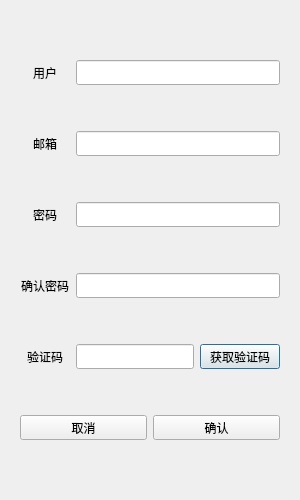
<?xml version="1.0" encoding="UTF-8"?>
<ui version="4.0">
 <class>RegisterDialog</class>
 <widget class="QDialog" name="RegisterDialog">
  <property name="geometry">
   <rect>
    <x>0</x>
    <y>0</y>
    <width>300</width>
    <height>500</height>
   </rect>
  </property>
  <property name="minimumSize">
   <size>
    <width>300</width>
    <height>500</height>
   </size>
  </property>
  <property name="maximumSize">
   <size>
    <width>300</width>
    <height>500</height>
   </size>
  </property>
  <property name="windowTitle">
   <string>Dialog</string>
  </property>
  <layout class="QVBoxLayout" name="verticalLayout_2">
   <item>
    <layout class="QVBoxLayout" name="verticalLayout">
     <item>
      <widget class="QStackedWidget" name="stackedWidget">
       <widget class="QWidget" name="page">
        <layout class="QVBoxLayout" name="verticalLayout_3">
         <item>
          <layout class="QHBoxLayout" name="horizontalLayout">
           <item>
            <widget class="QLabel" name="user_label">
             <property name="minimumSize">
              <size>
               <width>50</width>
               <height>25</height>
              </size>
             </property>
             <property name="maximumSize">
              <size>
               <width>50</width>
               <height>25</height>
              </size>
             </property>
             <property name="text">
              <string>用户</string>
             </property>
             <property name="alignment">
              <set>Qt::AlignCenter</set>
             </property>
            </widget>
           </item>
           <item>
            <widget class="QLineEdit" name="user_edit">
             <property name="minimumSize">
              <size>
               <width>0</width>
               <height>25</height>
              </size>
             </property>
             <property name="maximumSize">
              <size>
               <width>16777215</width>
               <height>25</height>
              </size>
             </property>
            </widget>
           </item>
          </layout>
         </item>
         <item>
          <layout class="QHBoxLayout" name="horizontalLayout_2">
           <item>
            <widget class="QLabel" name="email_label">
             <property name="minimumSize">
              <size>
               <width>50</width>
               <height>25</height>
              </size>
             </property>
             <property name="maximumSize">
              <size>
               <width>50</width>
               <height>25</height>
              </size>
             </property>
             <property name="text">
              <string>邮箱</string>
             </property>
             <property name="alignment">
              <set>Qt::AlignCenter</set>
             </property>
            </widget>
           </item>
           <item>
            <widget class="QLineEdit" name="email_edit">
             <property name="minimumSize">
              <size>
               <width>0</width>
               <height>25</height>
              </size>
             </property>
             <property name="maximumSize">
              <size>
               <width>16777215</width>
               <height>25</height>
              </size>
             </property>
            </widget>
           </item>
          </layout>
         </item>
         <item>
          <layout class="QHBoxLayout" name="horizontalLayout_3">
           <item>
            <widget class="QLabel" name="password_label">
             <property name="minimumSize">
              <size>
               <width>50</width>
               <height>25</height>
              </size>
             </property>
             <property name="maximumSize">
              <size>
               <width>50</width>
               <height>25</height>
              </size>
             </property>
             <property name="text">
              <string>密码</string>
             </property>
             <property name="textFormat">
              <enum>Qt::PlainText</enum>
             </property>
             <property name="alignment">
              <set>Qt::AlignCenter</set>
             </property>
            </widget>
           </item>
           <item>
            <widget class="QLineEdit" name="password_edit">
             <property name="minimumSize">
              <size>
               <width>0</width>
               <height>25</height>
              </size>
             </property>
             <property name="maximumSize">
              <size>
               <width>16777215</width>
               <height>25</height>
              </size>
             </property>
            </widget>
           </item>
          </layout>
         </item>
         <item>
          <layout class="QHBoxLayout" name="horizontalLayout_5">
           <item>
            <widget class="QLabel" name="confirm_label">
             <property name="minimumSize">
              <size>
               <width>50</width>
               <height>25</height>
              </size>
             </property>
             <property name="maximumSize">
              <size>
               <width>50</width>
               <height>25</height>
              </size>
             </property>
             <property name="text">
              <string>确认密码</string>
             </property>
             <property name="alignment">
              <set>Qt::AlignCenter</set>
             </property>
            </widget>
           </item>
           <item>
            <widget class="QLineEdit" name="confirm_edit">
             <property name="minimumSize">
              <size>
               <width>0</width>
               <height>25</height>
              </size>
             </property>
             <property name="maximumSize">
              <size>
               <width>16777215</width>
               <height>25</height>
              </size>
             </property>
            </widget>
           </item>
          </layout>
         </item>
         <item>
          <layout class="QHBoxLayout" name="horizontalLayout_6">
           <item>
            <widget class="QLabel" name="verify_label">
             <property name="minimumSize">
              <size>
               <width>50</width>
               <height>25</height>
              </size>
             </property>
             <property name="maximumSize">
              <size>
               <width>50</width>
               <height>25</height>
              </size>
             </property>
             <property name="text">
              <string>验证码</string>
             </property>
             <property name="alignment">
              <set>Qt::AlignCenter</set>
             </property>
            </widget>
           </item>
           <item>
            <widget class="QLineEdit" name="verify_edit">
             <property name="minimumSize">
              <size>
               <width>0</width>
               <height>25</height>
              </size>
             </property>
             <property name="maximumSize">
              <size>
               <width>16777215</width>
               <height>25</height>
              </size>
             </property>
            </widget>
           </item>
           <item>
            <widget class="QPushButton" name="get_code_btn">
             <property name="minimumSize">
              <size>
               <width>0</width>
               <height>25</height>
              </size>
             </property>
             <property name="maximumSize">
              <size>
               <width>16777215</width>
               <height>25</height>
              </size>
             </property>
             <property name="text">
              <string>获取验证码</string>
             </property>
            </widget>
           </item>
          </layout>
         </item>
         <item>
          <layout class="QHBoxLayout" name="horizontalLayout_8">
           <item>
            <widget class="QPushButton" name="cancel_btn">
             <property name="minimumSize">
              <size>
               <width>0</width>
               <height>25</height>
              </size>
             </property>
             <property name="maximumSize">
              <size>
               <width>16777215</width>
               <height>25</height>
              </size>
             </property>
             <property name="text">
              <string>取消</string>
             </property>
            </widget>
           </item>
           <item>
            <widget class="QPushButton" name="submit_btn">
             <property name="minimumSize">
              <size>
               <width>0</width>
               <height>25</height>
              </size>
             </property>
             <property name="maximumSize">
              <size>
               <width>16777215</width>
               <height>25</height>
              </size>
             </property>
             <property name="text">
              <string>确认</string>
             </property>
            </widget>
           </item>
          </layout>
         </item>
        </layout>
       </widget>
       <widget class="QWidget" name="page_2"/>
      </widget>
     </item>
    </layout>
   </item>
  </layout>
 </widget>
 <resources/>
 <connections/>
</ui>
